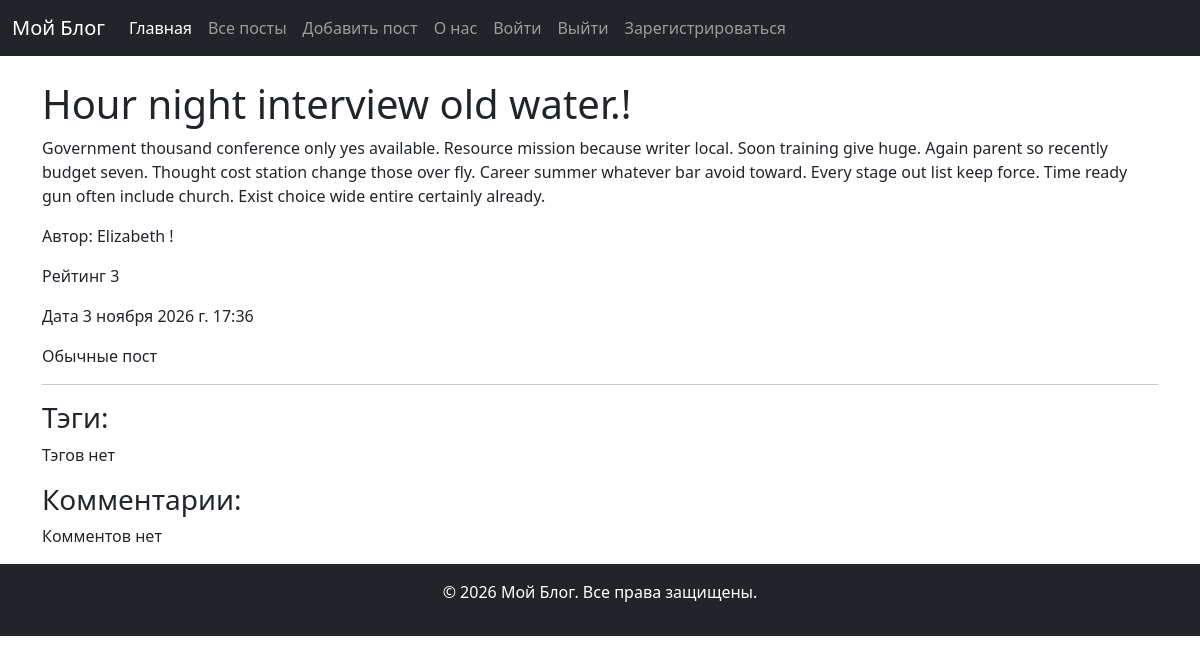
Page /posts/1/ (signed in) on the committed database.
### blog_app/models.py (models this page shows, shortened)
class Post(models.Model):
    title = models.CharField(max_length=200)
    content = models.TextField()
    created_at = models.DateTimeField(auto_now_add=True)
    author = models.ForeignKey("Author", on_delete=models.CASCADE, related_name='posts')
    rating = models.IntegerField(default=0)
    tags = models.ManyToManyField("Tag", related_name='posts')

class Author(models.Model):
    name = models.CharField(max_length=100)
    def __str__(self):
        return f"{self.name} !"

### blog_app/views.py (the view)
# urls.py: path('posts/<int:pk>/', PostDetailView.as_view(), name='post_detail'),
class PostDetailView(LoginRequiredMixin, PostBase, DetailView):
    def get(self, request, *args, **kwargs):
        post = self.get_object()
        post.rating = getattr(post, 'rating', 0) + 1
        post.save(update_fields=['rating'])
        return super().get(request, *args, **kwargs)

### blog_app/templates/blog_app/post_detail.html (shortened to what this page needs)
{% extends 'blog_app/base.html' %}
{% block content %}
    <h1>{{ post.title }}!</h1>
    <p>{{ post.content }}</p>
    <p>Автор: {{ post.author }}</p>
    <p>Рейтинг {{ post.rating }}</p>
    <p>Дата {{ post.created_at }}</p>
    {% if post.rating >= 5 %}
        <p>Популярный пост</p>
    {% else %}
        <p>Обычные пост</p>
    {% endif %}
    <hr>
    <h3>Тэги:</h3>
        {% for tag in tags %}
                <small>{{ tag.name }}</small> -
        {% empty %}
            <p>Тэгов нет</p>
        {% endfor %}
    <h3>Комментарии:</h3>
    <ul class="list-group">
        {% for comment in comments %}
            <li class="list-group-item">
                <p>{{ comment.text }}</p>
                <p>Автор: {{ comment.author.name }}</p>
                <p>{{ comment.created_at }}</p>
            </li>
        {% empty %}
            <p>Комментов нет</p>
        {% endfor %}
    </ul>
{% endblock %}

### rows in the picture
Post: title "Hour night interview old water.", content "Government thousand conference only yes available. Resource mission because writer local. Soon training give huge. Again parent so recently budget seven. Thought cost station change those over fly. Career summer whatever bar avoid toward. Every stage out list keep force. Time ready gun often include church. Exist choice wide entire certainly already.", author "Elizabeth !", rating "3", created_at "3 ноября 2026 г. 17:36"
